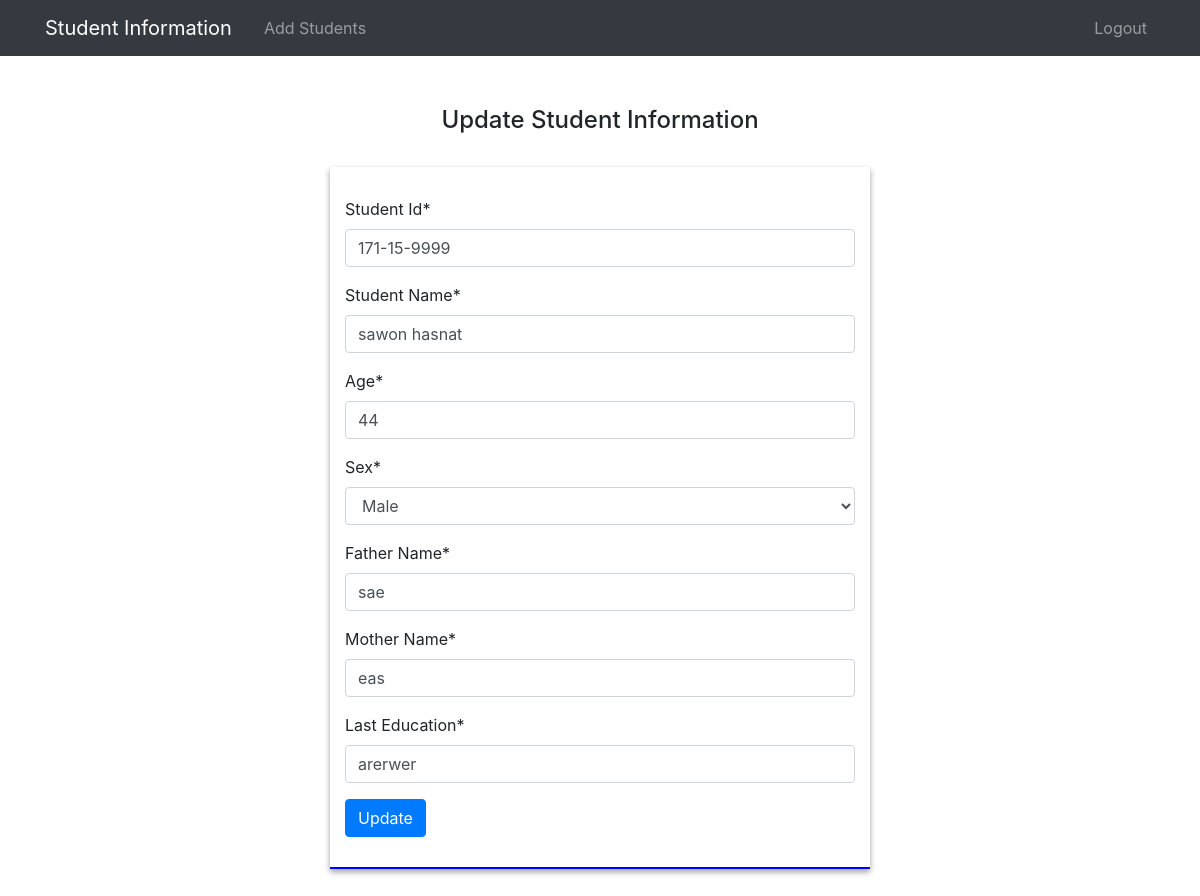
Page /17/update_view/ (signed in) on the committed database.
### student/models.py (models this page shows, shortened)
class Student(models.Model):
    GENDER_CHOICES = (
        ('male', 'Male'),
        ('female', 'Female'))
    stu_id = models.CharField(max_length=50, unique=True,error_messages={'unique':"this Student id is already exists"})
    name = models.CharField(max_length=50)
    age = models.IntegerField()
    sex =  models.CharField(max_length=50, choices=GENDER_CHOICES)
    father_Name = models.CharField(max_length=50)
    mother_Name = models.CharField(max_length=50)
    last_Education = models.CharField(max_length=50)

### student/views.py (the view)
# urls.py: path('<id>/update_view/', update_view,name="update_view"),
@permission_required('auth.view_user')
def update_view(request, id):
    obj = get_object_or_404(Student, id = id)
    form = studentform(request.POST or None, instance = obj)
    if form.is_valid():
        form.save()
        return redirect('home')
    context = {
        'form' : form
    }
    return render(request, "update_view.html", context)

### student/forms.py
class studentform(forms.ModelForm):
    def __init__(self, *args, **kwargs):
        super(studentform, self).__init__(*args, **kwargs)
        self.fields['stu_id'].label = "Student Id"
        self.fields['name'].label =  "Student Name"
        self.fields['age'].label = "Age"
        self.fields['sex'].label = "Sex"
        self.fields['father_Name'].label = "Father Name"
        self.fields['mother_Name'].label = "Mother Name"
        self.fields['last_Education'].label = "Last Education"
        self.fields['stu_id'].widget.attrs.update(
            {
                'placeholder': 'ex:171-15-8767',
            }
        )
        self.fields['name'].widget.attrs.update(
            {
                'placeholder': 'Enter Full Name',
            }
        )
        self.fields['last_Education'].widget.attrs.update(
            {
                'placeholder': 'ex: Daffodil International University',
            }
        )
    class Meta:
        model = Student
        fields = '__all__'

### student/templates/update_view.html (shortened to what this page needs)
{% extends "base.html" %}
{% load static %}
{% block content %}
{% load crispy_forms_tags %}
    <div class="col-lg-12 student">
        <div class="container">
            <div class="row">
                <div class="col-lg-12 text-center">
                    <h4>Update Student Information</h4> <br>
                </div>
                <div class="col-lg-6 mx-auto forms">
                    <form action="." method="post">
                        {{form|crispy}}
                        <input class="btn btn-primary" type="submit" value="Update">
                    </form>
                </div>
            </div>
        </div>
    </div>
{% endblock content %}

### student/templates/update_view.html (style rules this page uses)
.student { margin-top: 50px; margin-bottom: 100px; }
.forms { box-shadow: 0 3px 6px rgba(0, 0, 0, 0.16), 0 3px 6px rgba(0, 0, 0, 0.23); padding-top: 30px; padding-bottom: 30px; border-bottom: 2px blue solid; }

### rows in the picture
Student: stu_id "171-15-9999", name "sawon hasnat", age "44", sex "Male", father_Name "sae", mother_Name "eas", last_Education "arerwer"
